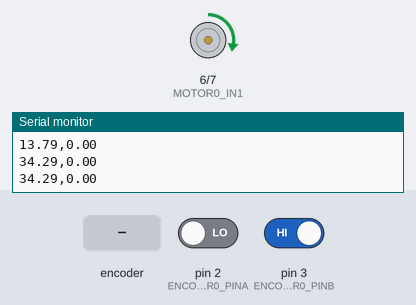
Bench run of a sketch on a simulated Arduino Uno, built with avr-gcc and run on an emulated ATmega328P. On the bench: motor-driver pin pairs drawn as motors (green arrow = first pin HIGH = forward, orange = second pin HIGH = backward, longer = more drive, scaled by the enable pin), the last lines printed to the serial monitor. The test bench sets the inputs (shaded band); at power-on: pin 2 (ENCODER0_PINA) LOW, pin 3 (ENCODER0_PINB) HIGH.

Above: at 6.2 s.
6.3 s: rotary encoder on pin 2 (ENCODER0_PINA) / pin 3 (ENCODER0_PINB) turned 1 step (first pin leading)
At 6.55 s:
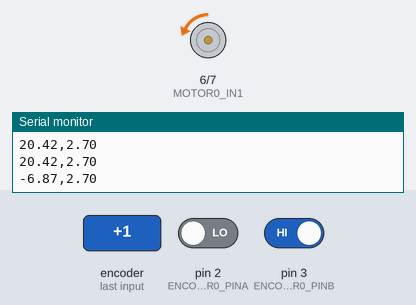
9.3 s: rotary encoder on pin 2 (ENCODER0_PINA) / pin 3 (ENCODER0_PINB) turned 3 steps (first pin leading)
At 9.71 s:
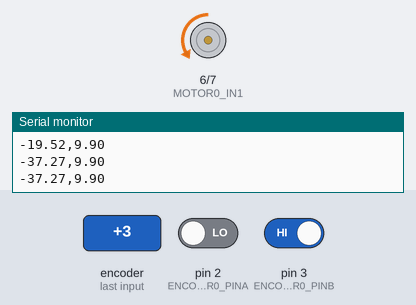
Timing chart, 0 to 18.3 s (numbered marks = the images above; inputs shaded):
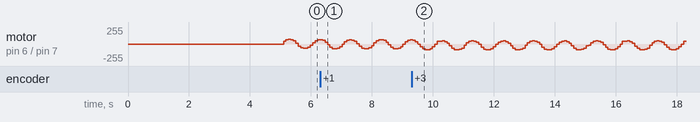

The sketch:

one_dof_control_slow_version_LFPWM.ino
```cpp
/* included necessary libraries */
#include <PID_v1_modified_v2.h>
#include <SetPoint_v1.h>


/* Define pins */
#define MOTOR0_ENA 9
#define MOTOR0_IN1 6
#define MOTOR0_IN2 7
#define ENCODER0_PINA  2
#define ENCODER0_PINB  3

/* Define other macros */
#define SETPOINT_SIZE 126
#define SETPOINT_TIME 0.08
#define RADIUS 0.1
#define HEIGHT 0.1
#define FRAME_PER_SEC 1
#define SERIAL_PERIOD 40

/* Define variables for the dual channel encoder reading algorithm */
volatile signed long encoder0Pos = 0;


/* Define x,y coordinate arrays */
double desiredXArray[SETPOINT_SIZE];
double desiredYArray[SETPOINT_SIZE];
double desiredX;
double desiredY;
double desiredYaw;
double desiredPitch;
unsigned char i = 0; // index for traversing desired Y array


/* Define control variables for the PID and initialze all PID related stuff */
double actualPitch, pwmOutput;
double Ki=0, Kd=0.179;
double Kp=8.518*Kd;
SetPoint mySetPoint(HEIGHT, SETPOINT_SIZE, desiredXArray, desiredYArray, &desiredX, &desiredY, &desiredYaw, &desiredPitch);
PID myPID(&actualPitch, &pwmOutput, &desiredPitch, Kp, Ki, Kd, DIRECT);


/* Define variables for serial */
signed long currentTime = 0;
signed long lastTime = 0;


void setup() {
  /* set pin modes */
  pinMode(ENCODER0_PINA, INPUT);
  pinMode(ENCODER0_PINB, INPUT);
  pinMode(MOTOR0_ENA, OUTPUT);
  pinMode(MOTOR0_IN1, OUTPUT);
  pinMode(MOTOR0_IN2, OUTPUT);


  /* initialize software interrupts */
  attachInterrupt(0, doEncoder0_A, CHANGE);
  attachInterrupt(1, doEncoder0_B, CHANGE);


  /* Set initial rotation direction and pwm */
  digitalWrite(MOTOR0_IN1, HIGH);
  digitalWrite(MOTOR0_IN2, LOW);
  analogWrite(MOTOR0_ENA, 0);              // setup initial pwm on MOTOR0_ENA


  /* initialize serial communication */
  Serial.begin(2000000);


  /* initialize desired x,y coordinates */
  for (i = 0; i < SETPOINT_SIZE; i++){
    desiredYArray[i] = i * SETPOINT_TIME;
  }
  for (i = 0; i < SETPOINT_SIZE; i++){
    desiredYArray[i] = RADIUS * sin ( 2 * 3.14 * FRAME_PER_SEC * desiredYArray[i] );
  }


  /* initialize actual and desired angle for the PID algorithm */
  encoder();
  desiredPitch = 180;


  /* turn the PID on */
  myPID.SetMode(AUTOMATIC);

  /* wait for a while */
  delay(5000);
}


void loop() {
  setPoint();
  encoder();
  myPID.Compute();
  motor();
  serialStuff() ;
}


/* manipulate set points */
void setPoint () {
  mySetPoint.LoadSetPoint();
  mySetPoint.LoadKinParams();
  mySetPoint.InverseKinY();
}


/* calculates the relative angle from the encoder's position count */
void encoder () {
  actualPitch = encoder0Pos * 0.9;
}


/* set the rotation and pwm of the motor */
void motor () {
  if ( pwmOutput < 0 ) {
    digitalWrite(MOTOR0_IN1, LOW);
    digitalWrite(MOTOR0_IN2, HIGH);
    analogWrite(MOTOR0_ENA, (-1*pwmOutput));;
  }
  else {
    digitalWrite(MOTOR0_IN1, HIGH);
    digitalWrite(MOTOR0_IN2, LOW);
    analogWrite(MOTOR0_ENA, pwmOutput);;
  }

}


void serialStuff () {
  currentTime = millis();

  if (currentTime >= lastTime + SERIAL_PERIOD) {
    Serial.print(desiredPitch);
    Serial.print(",");
    Serial.print(actualPitch);
    Serial.println("");
    lastTime = currentTime;
  }
}


void doEncoder0_A() {
  // look for a low-to-high on channel A
  if (digitalRead(ENCODER0_PINA) == HIGH) {

    // check channel B to see which way encoder is turning
    if (digitalRead(ENCODER0_PINB) == LOW) {
      encoder0Pos = encoder0Pos + 1;         // CW
    }
    else {
      encoder0Pos = encoder0Pos - 1;         // CCW
    }
  }

  else   // must be a high-to-low edge on channel A
  {
    // check channel B to see which way encoder is turning
    if (digitalRead(ENCODER0_PINB) == HIGH) {
      encoder0Pos = encoder0Pos + 1;          // CW
    }
    else {
      encoder0Pos = encoder0Pos - 1;          // CCW
    }
  }
  // use for debugging - remember to comment out
}

void doEncoder0_B() {
  // look for a low-to-high on channel B
  if (digitalRead(ENCODER0_PINB) == HIGH) {

    // check channel A to see which way encoder is turning
    if (digitalRead(ENCODER0_PINA) == HIGH) {
      encoder0Pos = encoder0Pos + 1;         // CW
    }
    else {
      encoder0Pos = encoder0Pos - 1;         // CCW
    }
  }

  // Look for a high-to-low on channel B

  else {
    // check channel B to see which way encoder is turning
    if (digitalRead(ENCODER0_PINA) == LOW) {
      encoder0Pos = encoder0Pos + 1;          // CW
    }
    else {
      encoder0Pos = encoder0Pos - 1;          // CCW
    }
  }
}
```
